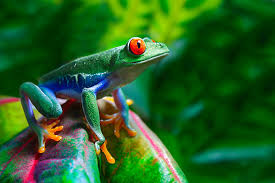
#> input picture code/images/img5.jpg, 275 x 183 px, found by its file name
$ jupyter execute hw20.ipynb
#> lines starting #> are read from the running program, lines starting #| are printed output that depends on the picture; after the words box and inside, x2 and y2 are one past the last pixel; in counts of white or black regions, pixels touching at a corner belong together
[cell 1]
import matplotlib.pyplot as plt
import numpy as np
import cv2
import os

# Create output folder
output_folder = "hw20_outputs"
os.makedirs(output_folder, exist_ok=True)

def main():
    img = cv2.imread("/home/zahin/Desktop/DIP_LAB/images/img5.jpg", 0)
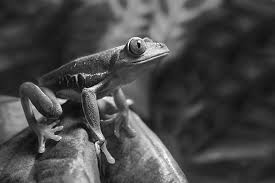
#> img: shape (183, 275); min 0, max 255, mean 70.3

    # --------- Step 1: Noise Reduction (Gaussian) -----------------
    img_filtered = noise_reduction(img, kernel_size=3, sigma=1)

    # --------- Step 2: Gradient Calculation ----------------------
    (Gx, Gy, G, theta) = gradient_estimation(img_filtered)
    nms = non_maximum_supression(G, theta)
    edges_with_gaussian = hysteresis(*threshold(nms, low=20, high=40))

    # --------- Step 2b: Gradient & edges without Gaussian --------
    Gx2, Gy2, G2, theta2 = gradient_estimation(img)  # use original image
    nms2 = non_maximum_supression(G2, theta2)
    edges_without_gaussian = hysteresis(*threshold(nms2, low=20, high=40))

    # --------- Save images ---------------------------------------
    cv2.imwrite(os.path.join(output_folder, "original.png"), img)
    cv2.imwrite(os.path.join(output_folder, "gaussian_filtered.png"), img_filtered)
    cv2.imwrite(os.path.join(output_folder, "edges_without_gaussian.png"), edges_without_gaussian)
    cv2.imwrite(os.path.join(output_folder, "edges_with_gaussian.png"), edges_with_gaussian)

    # --------- Display images ------------------------------------
    img_set = [img, img_filtered, edges_without_gaussian, edges_with_gaussian]
    title = ['Original', 'Gaussian Filtered', 'Edges without Gaussian', 'Edges with Gaussian']
    display(img_set, title)


# ---------------- Noise Reduction -------------------------------
def noise_reduction(img, kernel_size=3, sigma=0):
    return cv2.GaussianBlur(img, (kernel_size, kernel_size), sigma)


# ---------------- Gradient Estimation --------------------------
def gradient_estimation(img):
    sobel_x = np.array([[-1, 0, 1],
                        [-2, 0, 2],
                        [-1, 0, 1]], dtype=np.float32)
    sobel_y = np.array([[-1, -2, -1],
                        [0,  0,  0],
                        [1,  2,  1]], dtype=np.float32)

    Gx = filter_img(img, sobel_x)
    Gy = filter_img(img, sobel_y)
#> after the loop in filter_img (call 2), `for h in range(output_h):`:
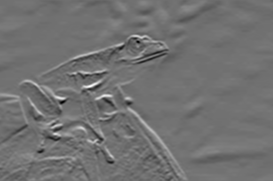
#> output_img: shape (181, 273) float32; min -467, max 578, mean -0.2; drawn with min black and max white
    G = np.hypot(Gx , Gy)
    G = ((G / G.max()) * 255).astype(np.uint8)
    theta = np.arctan2(Gy, Gx)
    return Gx, Gy, G, theta


# ---------------- Filtering Function ---------------------------
def filter_img(input_img, kernel):
    tmp_img = input_img.astype(np.float32)
    input_h, input_w = input_img.shape
    kernel_h, kernel_w = kernel.shape
    output_h = input_h - kernel_h + 1
    output_w = input_w - kernel_w + 1

    output_img = np.zeros((output_h, output_w), dtype = np.float32)
    for h in range(output_h):
        for w in range(output_w):
            roi = tmp_img[h : h + kernel_h, w : w + kernel_w]
            output_img[h, w] = np.sum(roi * kernel)

    return np.clip(output_img, 0, 255).astype(np.uint8)


# ---------------- Non-Maximum Suppression ----------------------
def non_maximum_supression(G, theta):
    h, w = G.shape
    Z = np.zeros((h,w), dtype=np.uint8)
    angle = theta * 180.0 / np.pi
    angle[angle < 0] += 180

    for i in range(1, h-1):
        for j in range(1, w-1):
            q = r = 255
            a = angle[i,j]

            if (22.5 > a) or (a >= 157.5):
                q = G[i, j+1]
                r = G[i, j-1]
            elif (22.5 <= a) and (a < 67.5):
                q = G[i-1, j+1]
                r = G[i+1, j-1]
            elif (67.5 <= a) and (a < 112.5):
                q = G[i-1, j]
                r = G[i+1, j]
            elif (112.5 <= a) and (a < 157.5):
                q = G[i-1, j-1]
                r = G[i+1, j+1]

            Z[i, j] = G[i,j] if (G[i, j] >= q) and (G[i, j] >= r) else 0
    return Z


# ---------------- Double Thresholding -------------------------
def threshold(img, low, high):
    res = np.zeros_like(img)
    strong = 255
    weak = 75

    strong_i, strong_j = np.where(img >= high)
    weak_i, weak_j = np.where((img >= low) & (img < high))

    res[strong_i, strong_j] = strong
    res[weak_i, weak_j] = weak
    return res, weak, strong


# ---------------- Hysteresis ----------------------------------
def hysteresis(img, weak, strong=255):
    M, N = img.shape
    for i in range(1, M-1):
        for j in range(1, N-1):
            if img[i,j] == weak:
                if ((img[i+1, j-1] == strong) or (img[i+1, j] == strong) or (img[i+1, j+1] == strong)
                    or (img[i, j-1] == strong) or (img[i, j+1] == strong)
                    or (img[i-1, j-1] == strong) or (img[i-1, j] == strong) or (img[i-1, j+1] == strong)):
                    img[i,j] = strong
                else:
                    img[i,j] = 0
    return img


# ---------------- Display Function ----------------------------
def display(img_set, img_title):
    for i in range(len(img_set)):
        plt.subplot(2, 2, i + 1)
        plt.imshow(img_set[i], cmap='gray')
        plt.title(img_title[i])
        plt.axis('off')
    plt.tight_layout()
    plt.show()


if __name__ == '__main__':
    main()
#> after the loop in non_maximum_supression, `for i in range(1, h-1):`:
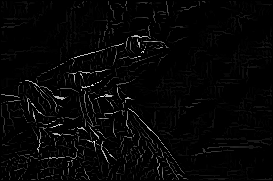
#> Z: shape (181, 273); min 0, max 255, mean 6.1
#> in threshold, `strong_i, strong_j = np.where(img >= high)`: strong_i = 2231 values from 1 to 179; strong_j = 2231 values, max 218 at index 1741, min 1 at index 706, mean 97.82
#> in threshold, `weak_i, weak_j = np.where((img >= low) & (img < high))`: weak_i = 1254 values from 1 to 179; weak_j = 1254 values, max 271 at index 463, min 1 at index 140, mean 122.1
#> after the loop in hysteresis, `for i in range(1, M-1):`:
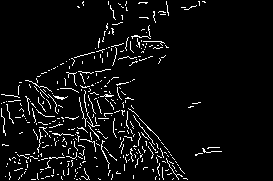
#> img: shape (181, 273); 5.3% white in thin lines or dots, all inside (x1, y1, x2, y2) = (1, 1, 222, 180)
#> after the loop in filter_img (call 3), `for h in range(output_h):`:
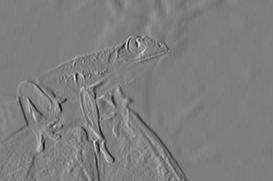
#> output_img: shape (181, 273) float32; min -747, max 758, mean -0.7; drawn with min black and max white
#> in filter_img (call 4), `return np.clip(output_img, 0, 255).astype(np.uint8)`:
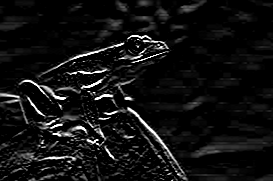
#> returned value: shape (181, 273); min 0, max 255, mean 17.3
#> in gradient_estimation (call 2), `G = np.hypot(Gx , Gy)`:
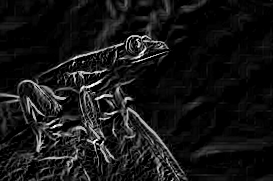
#> G: shape (181, 273) float16; min 0, max 360.5, mean 30.7; drawn with min black and max white
#> in gradient_estimation (call 2), `theta = np.arctan2(Gy, Gx)`:
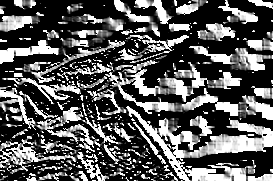
#> theta: shape (181, 273) float16; min 0, max 1.57, mean 0.558; drawn with min black and max white
#> after the loop in non_maximum_supression (call 2), `for i in range(1, h-1):`:
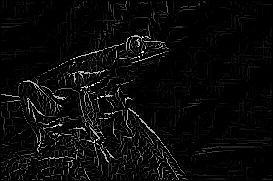
#> Z: shape (181, 273); min 0, max 255, mean 9.6
#> call 2 of hysteresis, with weak = 75, strong = 255
#> after the loop in hysteresis (call 2), `for i in range(1, M-1):`:
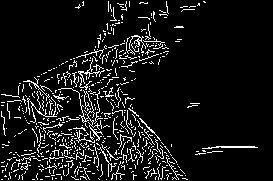
#> img: shape (181, 273); 8.5% white in thin lines or dots
#> the loop in display, `for i in range(len(img_set)):` made 4 passes

$ run again, with code/images/img6.jpg copied over code/images/img5.jpg
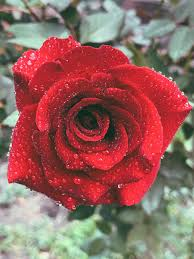
#> input picture code/images/img6.jpg, 194 x 259 px, found by its file name
#> strong_i = 3637 values from 1 to 255; strong_j = 3637 values, max 190 at index 471, min 1 at index 321, mean 92.9
#> weak_i = 2759 values from 1 to 255; weak_j = 2759 values, max 190 at index 89, min 1 at index 260, mean 97.38
#> after the loop in hysteresis (call 2), `for i in range(1, M-1):`:
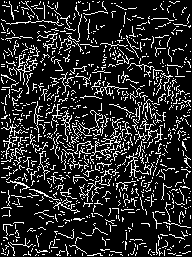
#> img: shape (257, 192); 16.1% white in thin lines or dots
#> the loop in display, `for i in range(len(img_set)):` made 4 passes
